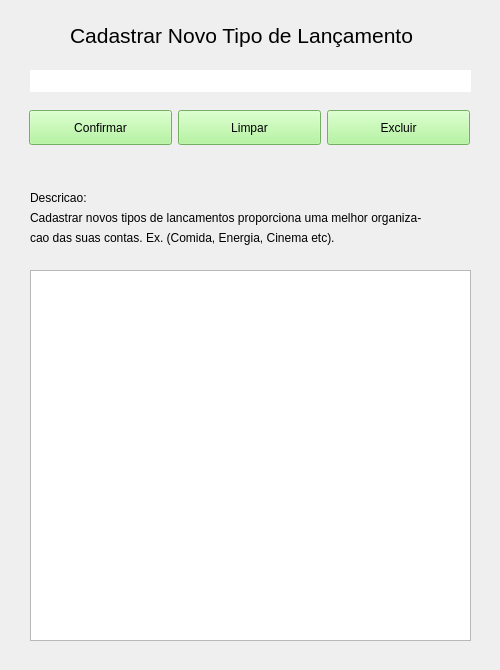
<?xml version="1.0" encoding="UTF-8"?>
<ui version="4.0">
 <class>WNewReleaseType</class>
 <widget class="QWidget" name="WNewReleaseType">
  <property name="geometry">
   <rect>
    <x>0</x>
    <y>0</y>
    <width>500</width>
    <height>670</height>
   </rect>
  </property>
  <property name="minimumSize">
   <size>
    <width>500</width>
    <height>670</height>
   </size>
  </property>
  <property name="maximumSize">
   <size>
    <width>500</width>
    <height>670</height>
   </size>
  </property>
  <property name="windowTitle">
   <string>Form</string>
  </property>
  <widget class="QLabel" name="Description_2">
   <property name="geometry">
    <rect>
     <x>30</x>
     <y>210</y>
     <width>441</width>
     <height>16</height>
    </rect>
   </property>
   <property name="text">
    <string>Cadastrar novos tipos de lancamentos proporciona uma melhor organiza-</string>
   </property>
  </widget>
  <widget class="QLabel" name="Description">
   <property name="geometry">
    <rect>
     <x>30</x>
     <y>190</y>
     <width>441</width>
     <height>16</height>
    </rect>
   </property>
   <property name="text">
    <string>Descricao:</string>
   </property>
  </widget>
  <widget class="QLabel" name="Title">
   <property name="geometry">
    <rect>
     <x>70</x>
     <y>20</y>
     <width>361</width>
     <height>31</height>
    </rect>
   </property>
   <property name="styleSheet">
    <string notr="true">font: 16pt;</string>
   </property>
   <property name="text">
    <string>Cadastrar Novo Tipo de Lançamento</string>
   </property>
  </widget>
  <widget class="QLineEdit" name="Name">
   <property name="geometry">
    <rect>
     <x>30</x>
     <y>70</y>
     <width>441</width>
     <height>22</height>
    </rect>
   </property>
   <property name="styleSheet">
    <string notr="true">#Name
{
	color: #565656;
	border: none;
}</string>
   </property>
   <property name="text">
    <string/>
   </property>
  </widget>
  <widget class="QLabel" name="Description_3">
   <property name="geometry">
    <rect>
     <x>30</x>
     <y>230</y>
     <width>441</width>
     <height>16</height>
    </rect>
   </property>
   <property name="text">
    <string>cao das suas contas. Ex. (Comida, Energia, Cinema etc).</string>
   </property>
  </widget>
  <widget class="QLabel" name="Msg">
   <property name="geometry">
    <rect>
     <x>30</x>
     <y>160</y>
     <width>441</width>
     <height>16</height>
    </rect>
   </property>
   <property name="styleSheet">
    <string notr="true">#Erro
{
	color: red;
}</string>
   </property>
   <property name="text">
    <string/>
   </property>
  </widget>
  <widget class="QTableWidget" name="TypeList">
   <property name="geometry">
    <rect>
     <x>30</x>
     <y>270</y>
     <width>441</width>
     <height>371</height>
    </rect>
   </property>
   <property name="minimumSize">
    <size>
     <width>441</width>
     <height>0</height>
    </size>
   </property>
   <property name="sizeIncrement">
    <size>
     <width>441</width>
     <height>0</height>
    </size>
   </property>
   <property name="baseSize">
    <size>
     <width>441</width>
     <height>0</height>
    </size>
   </property>
  </widget>
  <widget class="QWidget" name="widget" native="true">
   <property name="geometry">
    <rect>
     <x>29</x>
     <y>92</y>
     <width>441</width>
     <height>71</height>
    </rect>
   </property>
   <layout class="QHBoxLayout" name="horizontalLayout">
    <item>
     <widget class="QPushButton" name="Confirm">
      <property name="minimumSize">
       <size>
        <width>0</width>
        <height>35</height>
       </size>
      </property>
      <property name="maximumSize">
       <size>
        <width>16777215</width>
        <height>35</height>
       </size>
      </property>
      <property name="sizeIncrement">
       <size>
        <width>0</width>
        <height>35</height>
       </size>
      </property>
      <property name="baseSize">
       <size>
        <width>0</width>
        <height>35</height>
       </size>
      </property>
      <property name="styleSheet">
       <string notr="true">#Confirm
{
    background-color: #a3f48a;
    color: black;
    font-size: 12px;
}</string>
      </property>
      <property name="text">
       <string>Confirmar</string>
      </property>
     </widget>
    </item>
    <item>
     <widget class="QPushButton" name="Clean">
      <property name="minimumSize">
       <size>
        <width>0</width>
        <height>35</height>
       </size>
      </property>
      <property name="maximumSize">
       <size>
        <width>16777215</width>
        <height>35</height>
       </size>
      </property>
      <property name="sizeIncrement">
       <size>
        <width>0</width>
        <height>35</height>
       </size>
      </property>
      <property name="baseSize">
       <size>
        <width>0</width>
        <height>35</height>
       </size>
      </property>
      <property name="styleSheet">
       <string notr="true">#Clean
{
    background-color: #a3f48a;
    color: black;
    font-size: 12px;
}</string>
      </property>
      <property name="text">
       <string>Limpar</string>
      </property>
     </widget>
    </item>
    <item>
     <widget class="QPushButton" name="Delete">
      <property name="minimumSize">
       <size>
        <width>0</width>
        <height>35</height>
       </size>
      </property>
      <property name="maximumSize">
       <size>
        <width>16777215</width>
        <height>35</height>
       </size>
      </property>
      <property name="sizeIncrement">
       <size>
        <width>0</width>
        <height>35</height>
       </size>
      </property>
      <property name="baseSize">
       <size>
        <width>0</width>
        <height>35</height>
       </size>
      </property>
      <property name="styleSheet">
       <string notr="true">    background-color: #a3f48a;
    color: black;
    font-size: 12px;</string>
      </property>
      <property name="text">
       <string>Excluir</string>
      </property>
     </widget>
    </item>
   </layout>
  </widget>
 </widget>
 <resources/>
 <connections/>
</ui>
